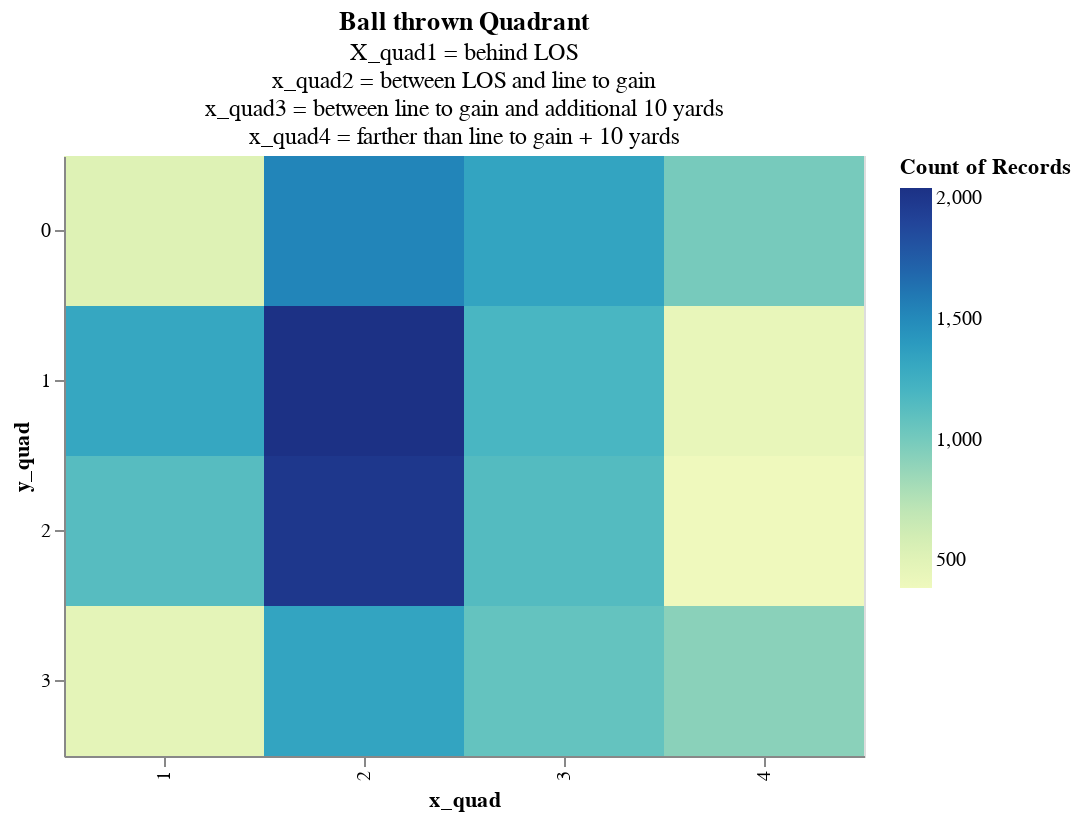

Write notebook code for a chart like this one.
### Code cell
import ball_movement
import importlib
importlib.reload(ball_movement)
from ball_movement import ball_quadrants, make_quad_chart

quads = ball_quadrants(positions,4)

make_quad_chart(quads)

### Figure 1 — Vega-Lite specification as saved in the notebook (floating-point values rounded to 4 significant figures; data arrays with more than 128 entries replaced by an {"elided": "..."} marker saying what was removed)
{"config": {"view": {"continuousWidth": 400, "continuousHeight": 300}}, "data": {"name": "data-a05599711106b18c94dbf246af3c7d2a"}, "mark": "rect", "encoding": {"color": {"aggregate": "count", "type": "quantitative"}, "x": {"field": "x_quad", "type": "ordinal"}, "y": {"field": "y_quad", "type": "ordinal"}}, "height": 300, "title": {"text": ["Ball thrown Quadrant"], "subtitle": ["X_quad1 = behind LOS", "x_quad2 = between LOS and line to gain", "x_quad3 = between line to gain and additional 10 yards", "x_quad4 = farther than line to gain + 10 yards"]}, "width": 400, "$schema": "https://vega.github.io/schema/vega-lite/v4.17.0.json", "datasets": {"data-a05599711106b18c94dbf246af3c7d2a": {"elided": "17843 records"}}}
